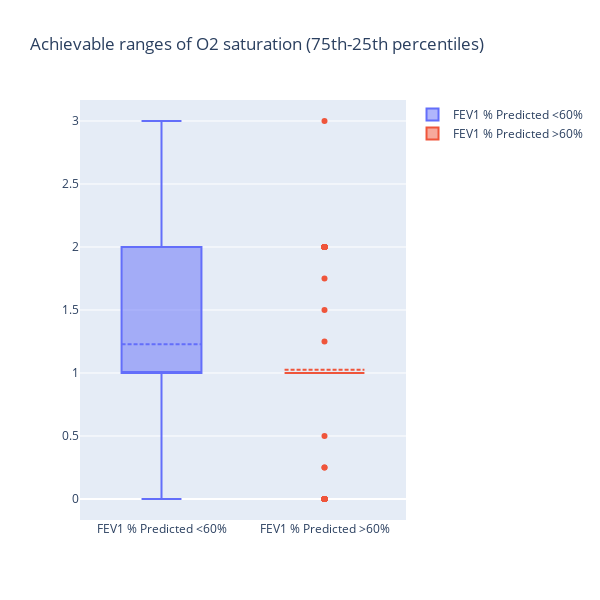

The notebook cell saved with this chart:
### Code cell
# Plot a boxplot of the achievable_ranges_low and achievable_ranges_high side by side
fig = go.Figure()
fig.add_trace(go.Box(y=achievable_ranges_low, name='FEV1 % Predicted <60%', boxmean=True))
fig.add_trace(go.Box(y=achievable_ranges_high, name='FEV1 % Predicted >60%', boxmean=True))
# Update fig size
fig.update_layout(title="Achievable ranges of O2 saturation (75th-25th percentiles)", height=600, width=600)
fig.show()

### Figure 1 — Plotly figure (JSON) as saved in the notebook; plotly's stock layout.template omitted (floating-point values rounded to 4 significant figures; data arrays with more than 128 entries replaced by an {"elided": "..."} marker saying what was removed)
{"data": [{"boxmean": true, "name": "FEV1 % Predicted <60%", "type": "box", "y": [2, 1, 1, 2, 2, 0.5, 2, 3, 1, 1, 0.5, 2, 2, 2, 1, 2, 1, 0.25, 1, 1.5, 1, 0, 1.25, 1, 1, 1.25, 1, 1, 2, 1, 1, 1, 2, 2, 2, 1.75, 1, 1, 2, 1, 1, 3, 2, 0, 0, 1, 2.25, 2, 2, 0, 2, 2, 0, 1, 1, 1.5, 2, 1, 0, 1.5, 1, 1.75, 0.5, 2.5, 0, 0.25, 1, 1, 2, 1, 1, 0, 0, 1, 2.75, 0, 0, 1, 0, 2, 0.5, 2, 2, 1.25, 2, 1, 1.75, 2, 0, 2, 0, 3, 1, 1, 1.75, 1, 0, 1, 1.25, 0, 1.5]}, {"boxmean": true, "name": "FEV1 % Predicted >60%", "type": "box", "y": {"elided": "139 float values"}}], "layout": {"height": 600, "title": {"text": "Achievable ranges of O2 saturation (75th-25th percentiles)"}, "width": 600}}
